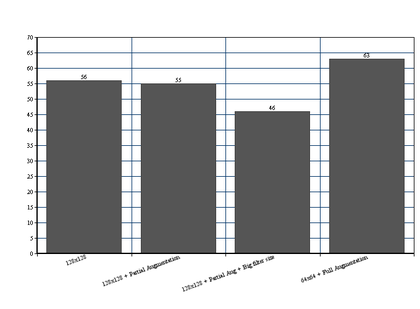
%> input picture report/project_report_template/IEEEtran5/images/iiitbars.png, 420 x 309 px, shrunk from 680 x 500 before the run
$ octave --eval "main('../../../report/project_report_template/IEEEtran5/images/iiitbars.png');"   (GNU Octave 9; MATLAB toolbox functions it lacks are replaced by stand-ins)
%> lines starting %> are read from the running program, lines starting %| are printed output that depends on the picture
%> in main, img is the input picture: size 309x420x3 uint8; mean R, G, B 180.9, 181.6, 182.3
### src/Preprocessing/sobelXY/pngToSobel.m
function [sobelX, sobelY] = pngToSobel(img)

    if size(img, 3) == 1
        imgGray = img;
    else
        imgGray = rgb2gray(img);
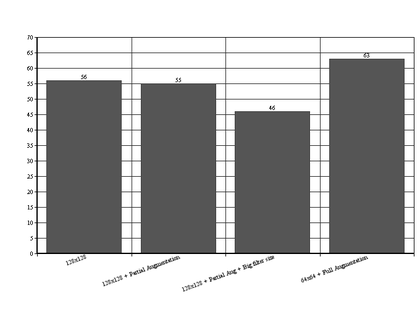
%> imgGray: size 309x420 uint8; min 0, max 255, mean 181.5
    end
    [sobelX, sobelY] = imgradientxy(imgGray,'sobel');
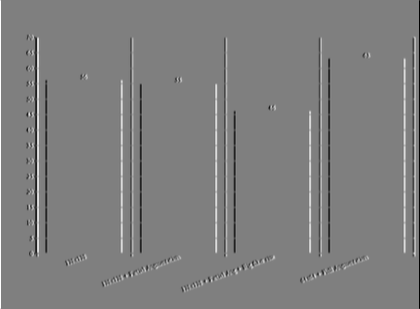
%> sobelX: size 309x420 double; min -1020, max 1020, mean 0; drawn with min black and max white
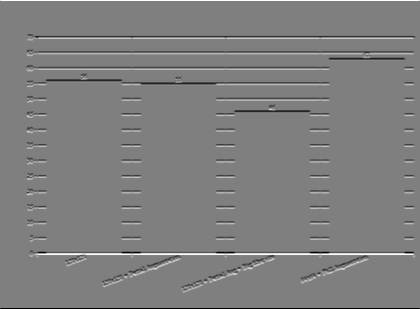
%> sobelY: size 309x420 double; min -1020, max 1020, mean 0; mean of the top-left, top-right, bottom-left and bottom-right quarters 0.4, -0.1, -0.4, 0.1; drawn with min black and max white

end

### src/Preprocessing/sobelXY/main.m
function main(inputPath)

    classesDir = dir(inputPath);

    for i=1:size(classesDir,1)

            disp('seriously');

        if(~strcmp(classesDir(i).name, '.') && ~strcmp(classesDir(i).name, '..') )

            classDirName = [inputPath '/' classesDir(i).name];
            classDir = dir(classDirName);

            for j=1:size(classDir, 1)
                if(~strcmp(classDir(j).name, '.') && ~strcmp(classDir(j).name, '..'))
                    imageName = [classDirName '/' classDir(j).name];
                    img = imread(imageName);
                    [sobelX, sobelY] = pngToSobel(img);
                    delimiter = '.';
                    C = strsplit(classDir(j).name,delimiter);
                    imageNameX = [classDirName '/' C{1} '_sobelX.png' ];
                    imageNameY = [classDirName '/' C{1} '_sobelY.png' ];
                    imwrite(sobelX, imageNameX);
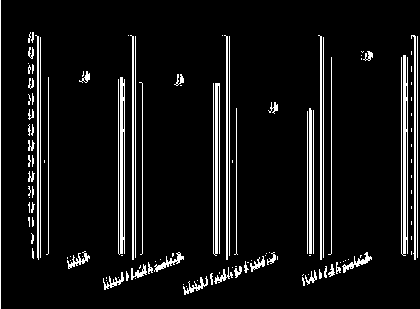
%> saved as iiitbars_sobelX.png: size 309x420 uint8; 7.8% white in thin lines or dots
                    imwrite(sobelY, imageNameY);
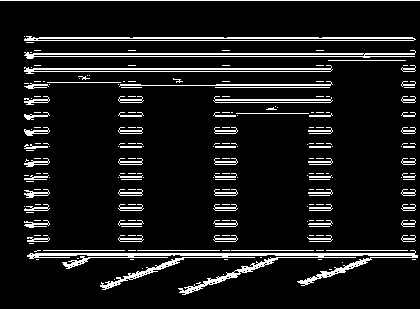
%> saved as iiitbars_sobelY.png: size 309x420 uint8; 9.5% white in thin lines or dots
                end
            end

        end
    end


end
